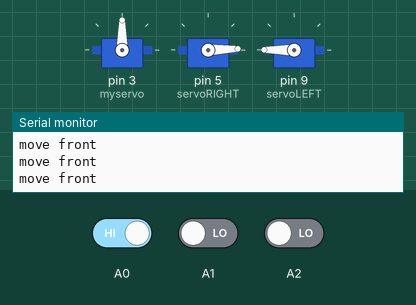
Recording of a sketch running on a simulated Arduino Uno, built with avr-gcc and run on an emulated ATmega328P. On the bench: 3 × servo, the last lines printed to the serial monitor. Wiring (inferred from the names in the program): 2 × servo: signal pin 5 / signal pin 9. The inputs (shaded band) are chosen by the test bench; at power-on: A0 HIGH, A1 LOW, A2 LOW. Servo pulses on a pin are drawn as a servo (544–2400 µs = 0–180°).

Above: at 1.8 s.
1.9 s: A0 driven LOW
At 2.4 s:
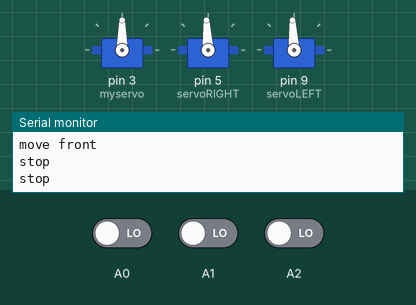
3.6 s: A1 driven HIGH
At 4.2 s:
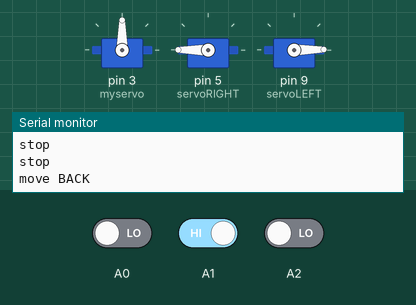
5.2 s: A2 driven HIGH
At 6.2 s:
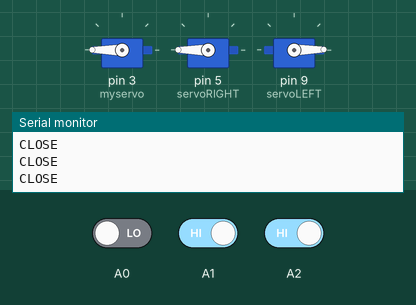
6.8 s: A1 driven LOW
At 7.4 s:
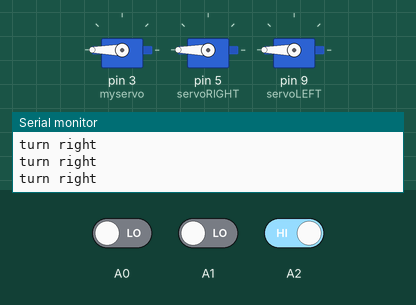
8.3 s: A0 driven HIGH
At 9.3 s:
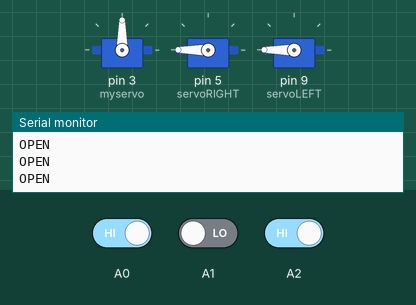
9.9 s: A1 driven HIGH and A2 driven LOW
At 10.9 s:
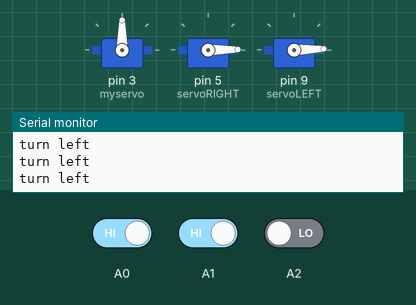
Timing chart, 0 to 12.4 s (numbered marks = the images above; inputs shaded):
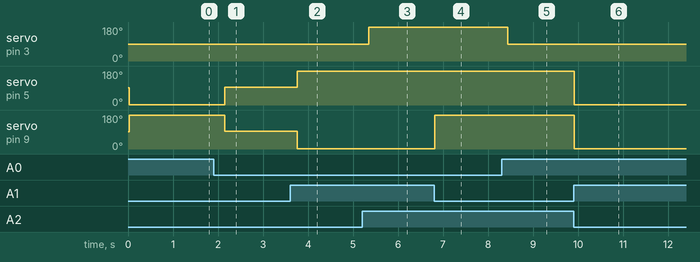

Measured:
- after the input at 1.9 s, servo on pin 5 (servoRIGHT): 2° → 93° after 0.24 s; servo on pin 9 (servoLEFT): 180° → 93° after 0.24 s
- after the input at 3.6 s, servo on pin 5 (servoRIGHT): 93° → 180° after 0.16 s; servo on pin 9 (servoLEFT): 93° → 1° after 0.16 s
- after the input at 5.2 s, servo on pin 3 (myservo): 90° → 180° after 0.15 s
- after the input at 6.8 s, servo on pin 9 (servoLEFT): 1° → 180° at once
- after the input at 8.3 s, servo on pin 3 (myservo): 180° → 90° after 0.14 s
- after the input at 9.9 s, servo on pin 5 (servoRIGHT): 180° → 1° at once; servo on pin 9 (servoLEFT): 180° → 2° at once

The sketch:

temp.ino
```cpp
#include <Ultrasonic.h>
#include <Servo.h>

Servo myservo;  // create servo object to control a servo
Ultrasonic ultrasonicR(12,13);
Ultrasonic ultrasonicL(10,11);

int servoRIGHT = 5;
int servoLEFT = 9;
bool R = false;
bool L = false;
int distanceL;
int distanceR;

void servoControlRIGHT(bool R){
  if (R == true)
  {
    digitalWrite(servoRIGHT, HIGH);
    delayMicroseconds(1000);  //move front
    digitalWrite(servoRIGHT, LOW);
  }
  else{
    digitalWrite(servoRIGHT, HIGH);
    delayMicroseconds(2000); //move back
    digitalWrite(servoRIGHT, LOW);
  }
}

void servoControlLEFT(bool L){
  if (L == true){
    digitalWrite(servoLEFT, HIGH);
    delayMicroseconds(2000);
    digitalWrite(servoLEFT, LOW);
  }
  else{
    digitalWrite(servoLEFT, HIGH);
    delayMicroseconds(1000);
    digitalWrite(servoLEFT, LOW);
  }
}

void pause(){
  digitalWrite(servoLEFT, HIGH);
  digitalWrite(servoRIGHT, HIGH);
  delayMicroseconds(1500);
  digitalWrite(servoLEFT, LOW);
  digitalWrite(servoRIGHT, LOW);
  delay(200);
}

void move(bool R, bool L,int t){
  for(int i=0; i<t;i++){
    servoControlRIGHT(R);
    servoControlLEFT(L);
    delay(50);
  }
}

bool ultraControl(int t1){
    distanceL = ultrasonicL.Ranging(CM);
    distanceR = ultrasonicR.Ranging(CM);

    Serial.print("Left distance = ");
    Serial.print(distanceL);
    Serial.print("Right distance = ");
    Serial.println(distanceR);

    int d = 8;
    if (distanceL< 2*d || distanceR < d){
        Serial.print("L\n");
        Serial.print(distanceL-distanceR);
        R = true;
        L = false;
        move(R, L, t1);
        return true;
    }
    else if (distanceL < d || distanceR < 2*d){
        Serial.print("R\n");
        R = false;
        L = true;
        move(R, L, t1);
        return true;
    }
    else if (distanceL < d && distanceR < d){
        Serial.print("B\n");
        R = false;
        L = false;
        move(R, L, t1);
        move(true,false,t1);
        return true;
    }else{
        return false;
    }
}

void setup() {
    Serial.begin(9600);
    myservo.attach(3);  // attaches the servo on pin 3 to the servo object
    myservo.write(90);
    pinMode(servoRIGHT, OUTPUT);
    pinMode(servoLEFT, OUTPUT);
    digitalWrite(servoRIGHT, HIGH);
    digitalWrite(servoLEFT, HIGH);
    delayMicroseconds(1500);
    digitalWrite(servoRIGHT, LOW);
    digitalWrite(servoLEFT, LOW);
    delay(20);
}

int cases = 3; //1: looking for ball, 2: facing obstacles, 3: remote control
bool clampOpen = true;
void loop(){
    int a0 = digitalRead(A0);
    int a1 = digitalRead(A1);
    int a2 = digitalRead(A2);

    int t = 10;
    int t1 = 30;

    //clamp
    if(a0 == 0 && a1 == 1 && a2 == 1){  // CLOSE
        myservo.write(180);
        Serial.println("CLOSE");
        // cases = 2;
        clampOpen = false;
    }
    else if(a0 == 1 && a1 == 0 && a2 == 1){ //open
        if(!clampOpen || cases == 3){
            myservo.write(90);  //OPEN
            Serial.println("OPEN");
        }
    }

    //moving direction
    if(a0 == 1 && a1 == 1 && a2 == 0){ //"L"
        Serial.println("turn left");
        L = false;
        R = true;
        if(cases == 2){
          if(ultraControl(t1))
            ;
        }else{
            move(R, L, t-5);
            if(cases != 3){
                delay(2000);
            }
        }
    }
    else if(a0 == 0 && a1 == 0 && a2 == 1){ //"R"
        Serial.println("turn right");
        L = true;
        R = false;
        if(cases == 2){
          if(ultraControl(t1))
            ;
        }else{
            move(R, L, t-5);
            if(cases != 3){
                delay(2000);
            }
        }
    }
    else if(a0 == 1 && a1 == 0 && a2 == 0){ //"G"
        Serial.println("move front");
        L = true;
        R = true;
        if(cases == 2){
          if(ultraControl(t1))
            ;
        }else{
            move(R, L, t);
        }
    }
    else if(a0 == 0 && a1 == 1 && a2 == 0){ //"B"
        Serial.println("move BACK");
        L = false;
        R = false;
        move(R, L, t);
    }
    else if(a0 == 0 && a1 == 0 && a2 == 0){ //"S"
        Serial.println("stop");
        pause();
    }
}
```
